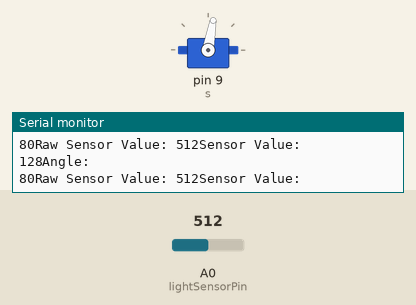
The sketch below on a simulated Arduino Uno, built with avr-gcc and run on an emulated ATmega328P. Parts: servo, the last lines printed to the serial monitor. The inputs (shaded band) are chosen by the test bench; at power-on: A0 (lightSensorPin) = 512.

Above: at 1.2 s.
1.3 s: A0 (lightSensorPin) set to 346
4.3 s: A0 (lightSensorPin) set to 324
At 4.7 s:
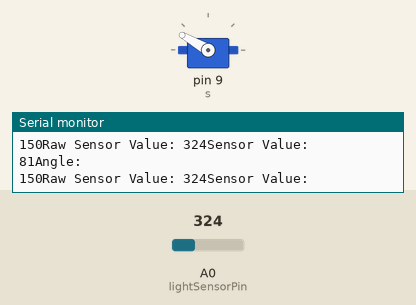
5.8 s: A0 (lightSensorPin) set to 1023
At 6.2 s:
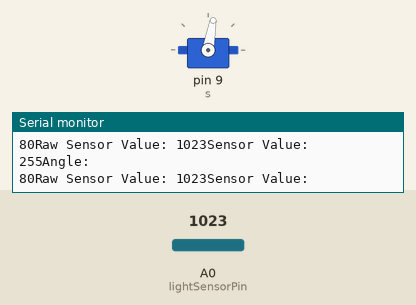
7.3 s: A0 (lightSensorPin) set to 0
At 7.7 s:
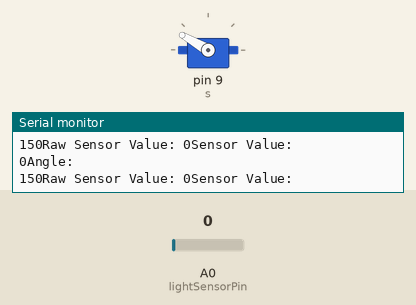
Timing chart, 0 to 9.8 s (numbered marks = the images above; inputs shaded):
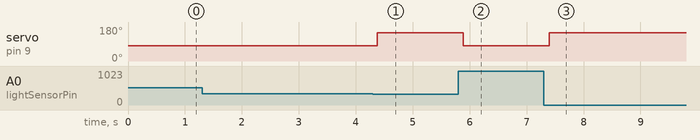

Measured:
- the behaviour switches between 336 and 335 on A0 (lightSensorPin) (found by bisection; images 0 and 1)
- after the input at 4.3 s, servo on pin 9 (s): 80° → 150° after 0.08 s
- after the input at 5.8 s, servo on pin 9 (s): 150° → 80° after 0.09 s
- after the input at 7.3 s, servo on pin 9 (s): 80° → 150° after 0.10 s

The sketch:

code.ino
```cpp
/*
Project: Servo motor + light sensor to detect if day or night
Author: zubest
Date: July 15th 2020
*/

#include <Servo.h>

Servo s;
int angle;
const int lightSensorPin = A0;
int lightSensorValue = 0;
int lightValue = 0;
const int day = 255;
const int night = 83;
void setup(){
  s.attach(9);
  Serial.begin(9600);
}

void loop(){
  lightSensorValue = analogRead(lightSensorPin);
  Serial.print("Raw Sensor Value: ");
  Serial.print(lightSensorValue);
  // de 1023 a 255
  lightValue = lightSensorValue/4;
  Serial.println("Sensor Value: ");
  Serial.print(lightValue);
  angle = map(lightValue, 0, 255, 0, 179);
  if(lightValue <= day && lightValue > night){
    angle = 80;
  }else if (lightValue <= night){
    angle = 150;
    }
  Serial.println("Angle: ");
  Serial.print(angle);
  s.write(angle);
  delay(150);
}
```
